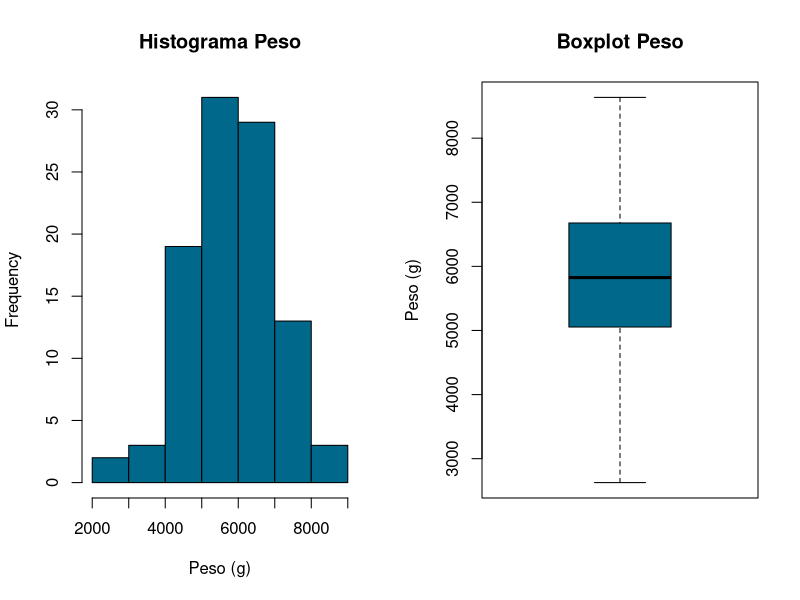
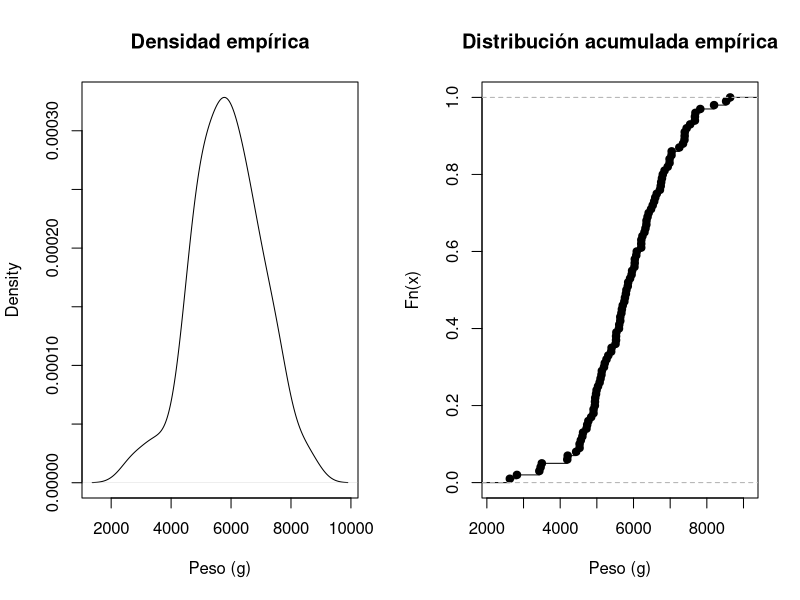
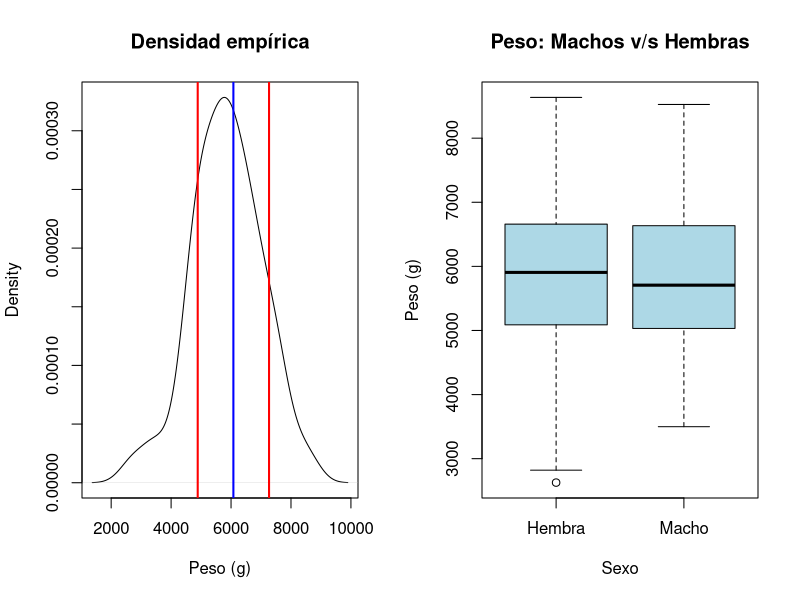

Recreate these plots in R, in order.
## ---- chunk 1
knitr::opts_chunk$set(echo = FALSE)
library(readxl)
## ---- chunk 2
salmones <- read_excel("datos.xlsx")
head(salmones)
tail(salmones)
str(salmones)
summary(salmones)
## ---- chunk 3
salmones$Sexo <- as.factor(salmones$Sexo)
summary(salmones)
str(salmones)
## ---- chunk 4
par(mfrow=c(1,2))

hist(salmones$Peso, col="deepskyblue4", main = "Histograma Peso", xlab = "Peso (g)")

boxplot(salmones$Peso, col="deepskyblue4", main = "Boxplot Peso", ylab = "Peso (g)")

## ---- chunk 5
mean(salmones$Peso)
sd(salmones$Peso)
range(salmones$Peso)
quantile(salmones$Peso)
## ---- chunk 6
# Densidad empírica.
plot(density(salmones$Peso), main="Densidad empírica", xlab="Peso (g)")
## ---- chunk 7
# Distribución acumulada empírica.
plot(ecdf(salmones$Peso), main="Distribución acumulada empírica", xlab="Peso (g)")
## ---- chunk 8
Fn <- ecdf(salmones$Peso)
Fn
## ---- chunk 9
# Fn(x) returns the percentiles for x
paste("La proporción de animales menores a 5000 g es = ", Fn(5000)*100, "%") 
## ---- chunk 10
# 1- Fn(x) returns 1 - the percentiles for x
paste("La proporción de animales mayores a 5000 g es = ", ((1 - Fn(5000))*100), "%")
## ---- chunk 11
plot(density(salmones$Peso), main="Densidad empírica", xlab="Peso (g)")
abline(v=6078 + 1190, col="red", lwd=2)
abline(v=6078 - 1190, col="red", lwd=2)
abline(v=6078, col="blue", lwd=2)
## ---- chunk 12
p1 <- 1 - Fn(6078 + 1190)
p1
## ---- chunk 13
p2 <- Fn(6078 - 1190)
p2
## ---- chunk 14
paste(((1 - (p1 + p2))*100),"%")
# Este valor es muy cercano al 70% teórico de una variable con distribución normal.
## ---- chunk 15
boxplot(salmones$Peso ~ salmones$Sexo, col="light blue", main = "Peso: Machos v/s Hembras", ylab = "Peso (g)", xlab = "Sexo")
